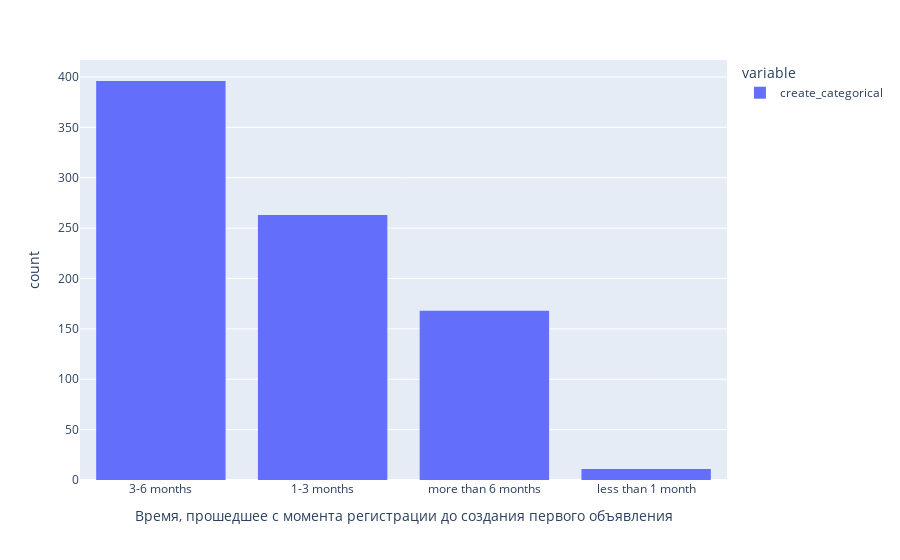

Notebook code for this chart:
### Markdown cell above
### Задание 9
А теперь давайте выведем на интерактивный график эти категории с количеством уникальных клиентов в них.

### Code cell
fig = px.histogram(
                    clients_start_dates.create_categorical,
                    labels = {'value': 'Время, прошедшее с момента регистрации до создания первого объявления',
                              'count': 'Количество рекламных кабинетов'}
                  )
fig.show()

### Figure 1 — Plotly figure (JSON) as saved in the notebook; plotly's stock layout.template omitted (floating-point values rounded to 4 significant figures; data arrays with more than 128 entries replaced by an {"elided": "..."} marker saying what was removed)
{"data": [{"alignmentgroup": "True", "bingroup": "x", "hovertemplate": "variable=create_categorical<br>Время, прошедшее с момента регистрации до создания первого объявления=%{x}<br>count=%{y}<extra></extra>", "legendgroup": "create_categorical", "marker": {"color": "#636efa", "pattern": {"shape": ""}}, "name": "create_categorical", "offsetgroup": "create_categorical", "orientation": "v", "showlegend": true, "type": "histogram", "x": {"elided": "122078 str values"}, "xaxis": "x", "yaxis": "y"}], "layout": {"barmode": "relative", "legend": {"title": {"text": "variable"}, "tracegroupgap": 0}, "margin": {"t": 60}, "xaxis": {"anchor": "y", "domain": [0, 1], "title": {"text": "Время, прошедшее с момента регистрации до создания первого объявления"}}, "yaxis": {"anchor": "x", "domain": [0, 1], "title": {"text": "count"}}}}
